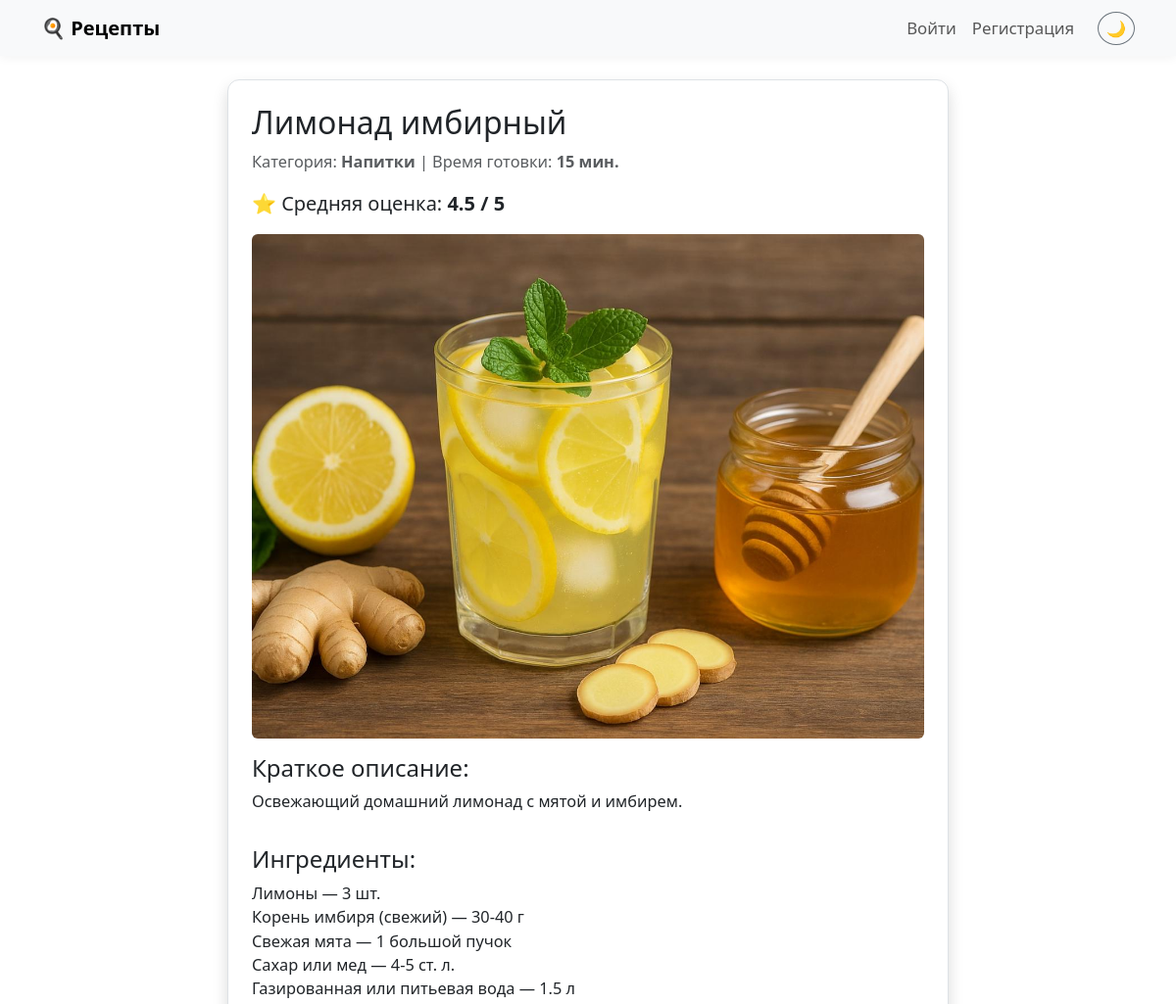
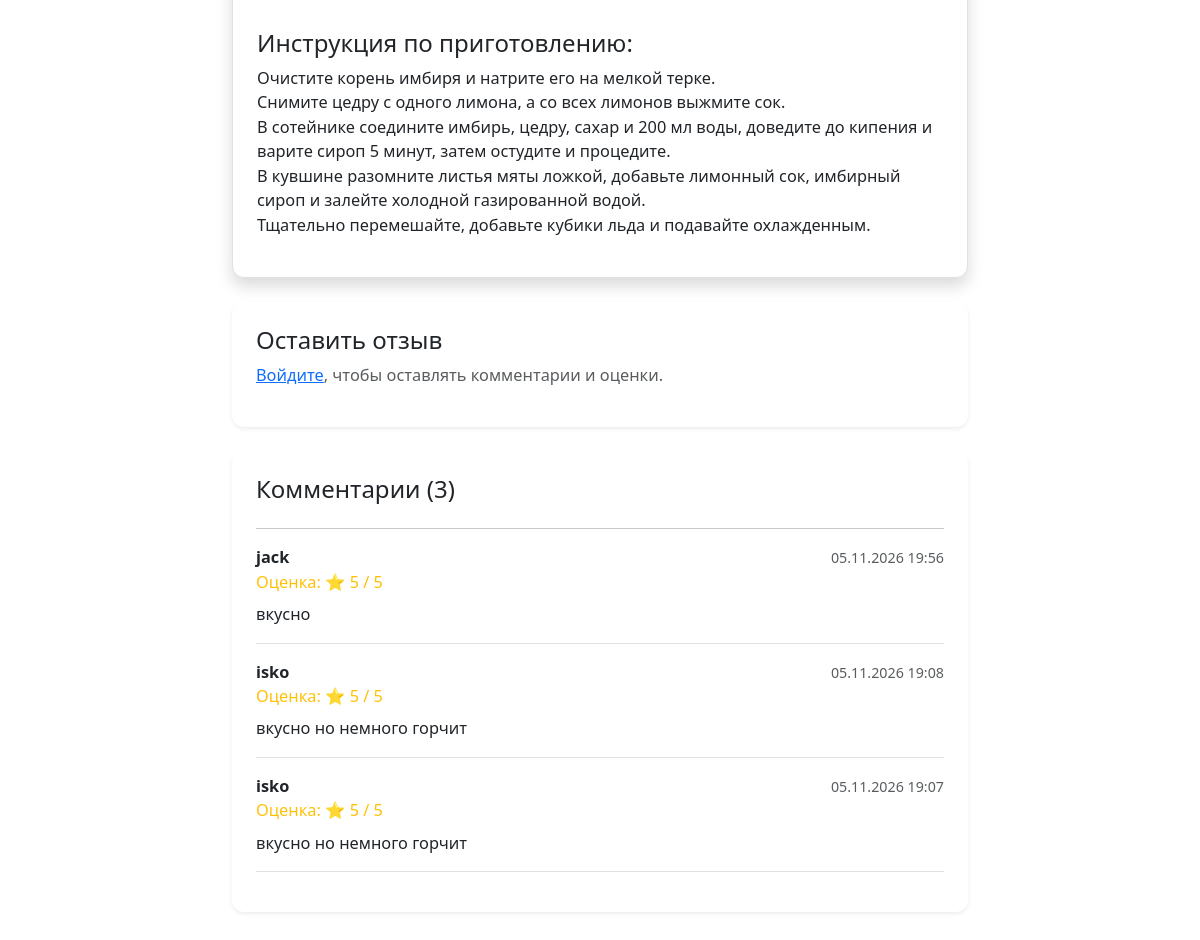
Page /recipe/19/ on the committed database (2 pictures, top to bottom).
### recipe/models.py (models this page shows, shortened)
class Recipe(models.Model):
    title = models.CharField("Название", max_length=200)
    category = models.ForeignKey(Category, on_delete=models.CASCADE, verbose_name="Категория")
    image = models.ImageField("Фото рецепта", upload_to="recipes/", blank=True, null=True)
    short_description = models.CharField("Короткое описание", max_length=300, default="")
    ingredients = models.TextField("Ингредиенты")
    instructions = models.TextField("Инструкция по приготовлению")
    cooking_time = models.PositiveIntegerField("Время готовки (мин)")
    created_at = models.DateTimeField(auto_now_add=True)

class Category(models.Model):
    name = models.CharField("Название категории", max_length=100)

class Comment(models.Model):
    recipe = models.ForeignKey(Recipe, on_delete=models.CASCADE, related_name='comments', verbose_name="Рецепт")
    user = models.ForeignKey(User, on_delete=models.CASCADE, verbose_name="Автор")
    text = models.TextField("Текст комментария")
    rating = models.PositiveIntegerField("Оценка (звёзды)", default=5)
    created_at = models.DateTimeField(auto_now_add=True)

### recipe/views.py (the view)
# urls.py: path('recipe/<int:pk>/', views.recipe_detail, name='recipe_detail'),
def recipe_detail(request, pk):
    recipe = get_object_or_404(Recipe, pk=pk)
    comments = recipe.comments.all().order_by('-created_at')
    ratings = recipe.ratings.all()
    avg_rating = sum([r.score for r in ratings]) / len(ratings) if ratings else 0
    if request.method == 'POST':
        if not request.user.is_authenticated:
            return redirect('login')
        form = CommentForm(request.POST)
        if form.is_valid():
            comment = form.save(commit=False)
            comment.user = request.user
            comment.recipe = recipe
            rating_value = form.cleaned_data.get('rating')
            if rating_value:
                comment.rating = rating_value
                Rating.objects.update_or_create(
                    recipe=recipe,
                    user=request.user,
                    defaults={'score': rating_value}
                )
            comment.save()
            return redirect('recipe_detail', pk=recipe.pk)
    else:
        form = CommentForm()
    context = {
        'recipe': recipe,
        'comments': comments,
        'form': form,
        'avg_rating': round(avg_rating, 1),
    }
    return render(request, 'recipe_details.html', context)

### recipe/templates/recipe_details.html (shortened to what this page needs)
{% extends 'base.html' %}
{% block content %}
<div class="row">
    <div class="col-md-8 offset-md-2">
        <div class="card shadow border p-4 mb-4">
            <h2>{{ recipe.title }}</h2>
            <p class="text-muted">Категория: <strong>{{ recipe.category.name }}</strong> | Время готовки: <strong>{{ recipe.cooking_time }} мин.</strong></p>
            <p class="fs-5">⭐ Средняя оценка: <strong>{{ avg_rating }} / 5</strong></p>
            {% if recipe.image %}
                <img src="{{ recipe.image.url }}" class="img-fluid rounded mb-3" alt="{{ recipe.title }}">
            {% endif %}
            <h4>Краткое описание:</h4>
            <p>{{ recipe.short_description }}</p>
            <h4 class="mt-3">Ингредиенты:</h4>
            <p style="white-space: pre-line;">{{ recipe.ingredients }}</p>
            <h4 class="mt-3">Инструкция по приготовлению:</h4>
            <p style="white-space: pre-line;">{{ recipe.instructions }}</p>
        </div>
        <div class="card shadow-sm p-4 mb-4">
            <h4>Оставить отзыв</h4>
            {% if user.is_authenticated %}
                <form method="post">
                    {% csrf_token %}
                    {{ form.as_p }}
                    <div class="mb-3">
                        <label class="form-label">Ваша оценка (звёзды):</label>
                        <select name="rating" class="form-control" style="width: 160px;">
                            <option value="5">⭐⭐⭐⭐⭐ (5)</option>
                            <option value="4">⭐⭐⭐⭐ (4)</option>
                            <option value="3">⭐⭐⭐ (3)</option>
                            <option value="2">⭐⭐ (2)</option>
                            <option value="1">⭐ (1)</option>
                        </select>
                    </div>
                    <button type="submit" class="btn btn-success">Отправить отзыв</button>
                </form>
            {% else %}
                <p class="text-muted"><a href="{% url 'login' %}">Войдите</a>, чтобы оставлять комментарии и оценки.</p>
            {% endif %}
        </div>
        <div class="card shadow-sm p-4">
            <h4>Комментарии ({{ comments.count }})</h4>
            <hr>
            {% for comment in comments %}
                <div class="mb-3 border-bottom pb-3">
                    <div class="d-flex justify-content-between align-items-center">
                        <strong>{{ comment.user.username }}</strong>
                        <div>
                            <span class="text-muted small">{{ comment.created_at|date:"d.m.Y H:i" }}</span>
                        </div>
                    </div>
                    <div class="text-warning">Оценка: ⭐ {{ comment.rating }} / 5</div>
                    <p class="mt-2 mb-0">{{ comment.text }}</p>
                </div>
            {% empty %}
                <p class="text-muted">Пока нет отзывов. Будьте первыми!</p>
            {% endfor %}
        </div>
    </div>
</div>
{% endblock %}

### static/css/style.css (style rules this page uses)
:root { --primary-color: #ff6b6b; --primary-hover: #fa5252; }
body { font-size: 1.05rem; }
.card { font-size: 1.02rem; }
body { font-family: 'Segoe UI', Tahoma, Geneva, Verdana, sans-serif; transition: background-color 0.3s ease, color 0.3s ease; }
.card { border: none; border-radius: 12px; box-shadow: 0 4px 12px rgba(0, 0, 0, 0.05); transition: transform 0.2s ease, box-shadow 0.2s ease; }

### rows in the picture
Recipe: title "Лимонад имбирный", category.name "Напитки", cooking_time "15", image (picture), short_description "Освежающий домашний лимонад с мятой и имбирем.", ingredients "Лимоны — 3 шт. Корень имбиря (свежий) — 30-40 г Свежая мята — 1 большой пучок Сахар или мед — 4-5 ст. л. Газированная или питьевая вода — 1.5 л", instructions "Очистите корень имбиря и натрите его на мелкой терке. Снимите цедру с одного лимона, а со всех лимонов выжмите сок. В сотейнике соедините имбирь, цедру, сахар и 200 мл воды, доведите до кипения и варите сироп 5 минут, затем остудите и процедите. В кувшине разомните листья мяты ложкой, добавьте лимонный сок, имбирный сироп и залейте холодной газированной водой. Тщательно перемешайте, добавьте кубики льда и подавайте охлажденным."
Comment: user.username "jack", created_at "05.11.2026 19:56", rating "5", text "вкусно"
Comment: user.username "isko", created_at "05.11.2026 19:08", rating "5", text "вкусно но немного горчит"
Comment: user.username "isko", created_at "05.11.2026 19:07", rating "5", text "вкусно но немного горчит"

### other values in the picture
{{ avg_rating }} "4.5"
{{ comments.count }} "3"
